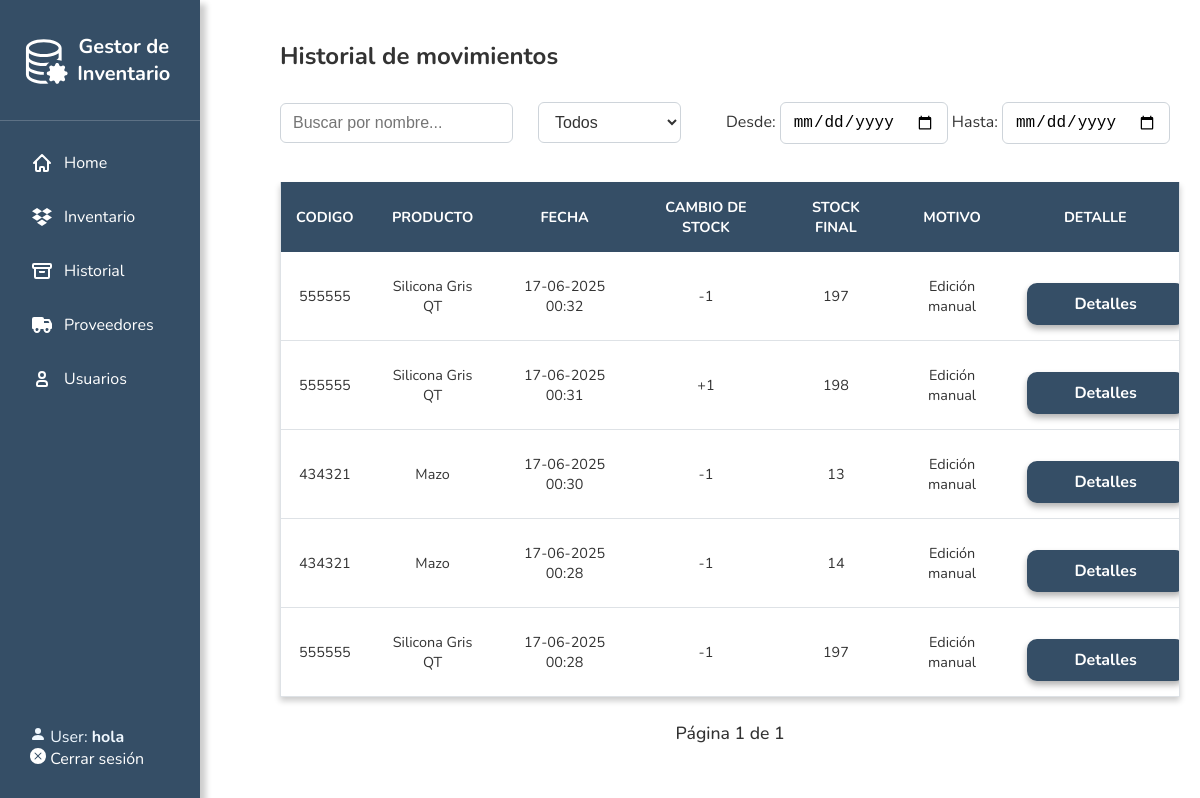
/historial (signed in), run on an earlier commit of the app's database.
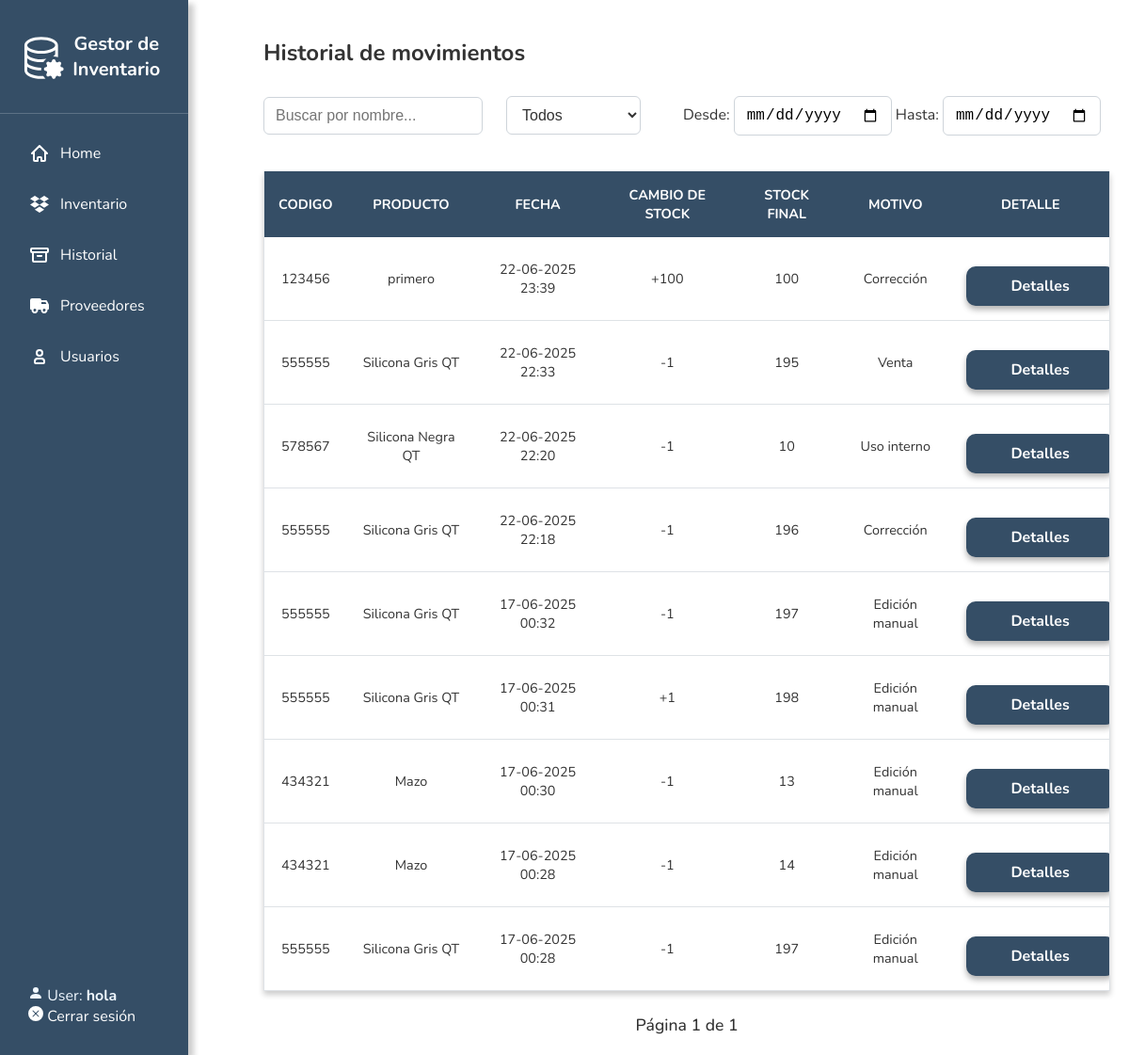
And on a later commit of the database.
### inventory/models.py (models this page shows, shortened)
class HistorialMovimiento(models.Model):
    producto_id = models.IntegerField()
    nombre_producto = models.CharField(max_length=200)
    tipo_producto = models.CharField(max_length=50)
    codigo_barras = models.CharField(max_length=100, blank=True, null=True)
    fecha = models.DateTimeField(auto_now_add=True)
    cambio_stock = models.IntegerField()
    stock_final = models.IntegerField()
    motivo = models.CharField(max_length=255, blank=True)
    usuario = models.ForeignKey(User, on_delete=models.SET_NULL, null=True, blank=True)

### inventory/views.py (the view)
# urls.py: re_path(r'historial(?P<pk>\d+)$', detalle_historial, name='detalle_historial'),
@login_required
def historial(request):
    query = request.GET.get('q', '')
    tipo = request.GET.get('type', '')
    start = request.GET.get('start', '')
    end = request.GET.get('end', '')
    movimientos_list = HistorialMovimiento.objects.all().order_by('-fecha')
    if query:
        movimientos_list = movimientos_list.filter(nombre_producto__icontains=query)
    if tipo:
        movimientos_list = movimientos_list.filter(tipo_producto=tipo)
    if start:
        try:
            start_date = datetime.strptime(start, "%Y-%m-%d")
            movimientos_list = movimientos_list.filter(fecha__gte=start_date)
        except ValueError:
            pass
    if end:
        try:
            end_date = datetime.strptime(end, "%Y-%m-%d")
            movimientos_list = movimientos_list.filter(fecha__lte=end_date)
        except ValueError:
            pass
    paginator = Paginator(movimientos_list, 10)
    page_number = request.GET.get('page')
    movimientos = paginator.get_page(page_number)
    return render(request, 'inv/historial.html', {'movimientos': movimientos})

### inventory/templates/inv/historial.html (shortened to what this page needs)
{% extends 'inv/base.html' %}
{% block body %}
<h2>Historial de movimientos</h2>
<div class="container-set-inventory">
  <div class="add_buttons">
    <div class="inventory-left">
      <div class="button-group">
        <input type="text" id="searchInput" placeholder="Buscar por nombre..." class="form-control" />
      </div>
      <div class="button-group">
        <select id="filterType" class="form-select">
          <option value="">Todos</option>
        </select>
      </div>
    </div>
    <div class="button-group">
      <label for="startDate">Desde:</label>
      <input type="date" id="startDate" class="form-control">
      <label for="endDate">Hasta:</label>
      <input type="date" id="endDate" class="form-control">
    </div>
  </div>
</div>
<div id="tablaHistorial">
  {% include 'inv/tabla_historial.html' %}
</div>
{% endblock %}

### inventory/templates/inv/tabla_historial.html (shortened to what this page needs)
<table class="table table-striped">
  <thead>
    <tr>
      <th>Codigo</th>
      <th>Producto</th>
      <th>Fecha</th>
      <th>Cambio de Stock</th>
      <th>Stock Final</th>
      <th>Motivo</th>
      <th>Detalle</th>
    </tr>
  </thead>
  <tbody>
    {% for mov in movimientos %}
      <tr>
        <td>{{ mov.codigo_barras }}</td>
        <td>{{ mov.nombre_producto }}</td>
        <td>{{ mov.fecha|date:"d-m-Y H:i" }}</td>
        <td>{% if mov.cambio_stock > 0 %}+{% endif %}{{ mov.cambio_stock }}</td>
        <td>{{ mov.stock_final }}</td>
        <td>{{ mov.motivo }}</td>
        <td style="padding-right:30px;">
  <a href="{% url 'detalle_historial' mov.pk %}" class="btn btn-sm btn-primary">Detalles</a>
</td>
      </tr>
    {% empty %}
      <tr><td colspan="6">No hay movimientos.</td></tr>
    {% endfor %}
  </tbody>
</table>
<div class="pagination">
  <span>Página {{ movimientos.number }} de {{ movimientos.paginator.num_pages }}</span>
</div>

What changed in the data, as far as the page shows it:
added HistorialMovimiento: codigo_barras "123456", nombre_producto "primero", fecha "22-06-2025 23:39", cambio_stock "100", stock_final "100", motivo "Corrección"
added HistorialMovimiento: codigo_barras "555555", nombre_producto "Silicona Gris QT", fecha "22-06-2025 22:33", cambio_stock "-1", stock_final "195", motivo "Venta"
added HistorialMovimiento: codigo_barras "578567", nombre_producto "Silicona Negra QT", fecha "22-06-2025 22:20", cambio_stock "-1", stock_final "10", motivo "Uso interno"
added HistorialMovimiento: codigo_barras "555555", nombre_producto "Silicona Gris QT", fecha "22-06-2025 22:18", cambio_stock "-1", stock_final "196", motivo "Corrección"
